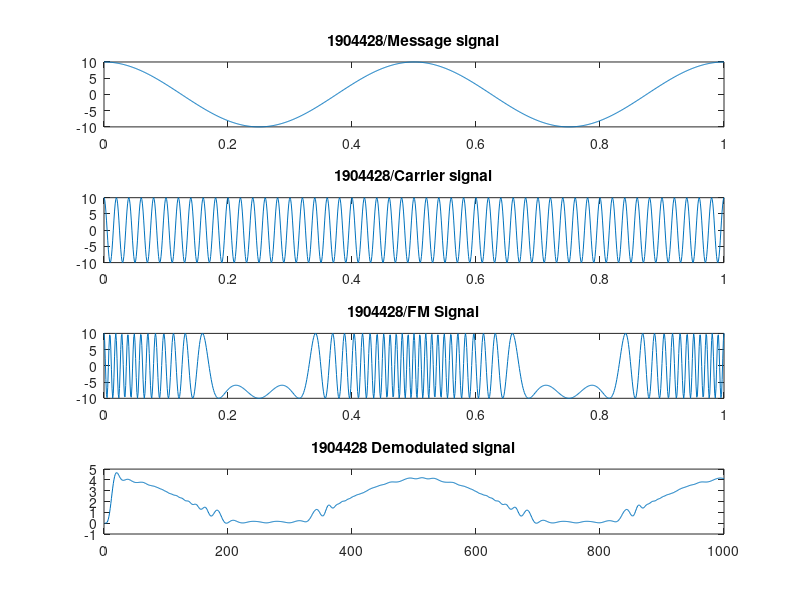

MATLAB code for this plot:
clc;
clear;
pkg load signal
t = 0:0.001:1;
Am=10
Ac=10
fm = 2;
fc = 50;
message = Am * cos(2 * pi * fm * t);
subplot(4, 1, 1);
plot(t, message);
title("1904428/Message signal");
carrier = Ac * cos(2 * pi * fc * t);
subplot(4, 1, 2);
plot(t, carrier);
title("1904428/Carrier signal");
mu = 28;
modulated = Ac * cos( (2 * pi * fc * t) + (mu * sin(2 * pi * fm * t)) );
subplot(4, 1, 3);
plot(t, modulated); 
title("1904428/FM Signal");
d=diff(modulated);
y=abs(d);
[b,a]=butter(5,0.1);
f=filter(b,a,y);
subplot(4,1,4);
plot(f);
title("1904428 Demodulated signal")